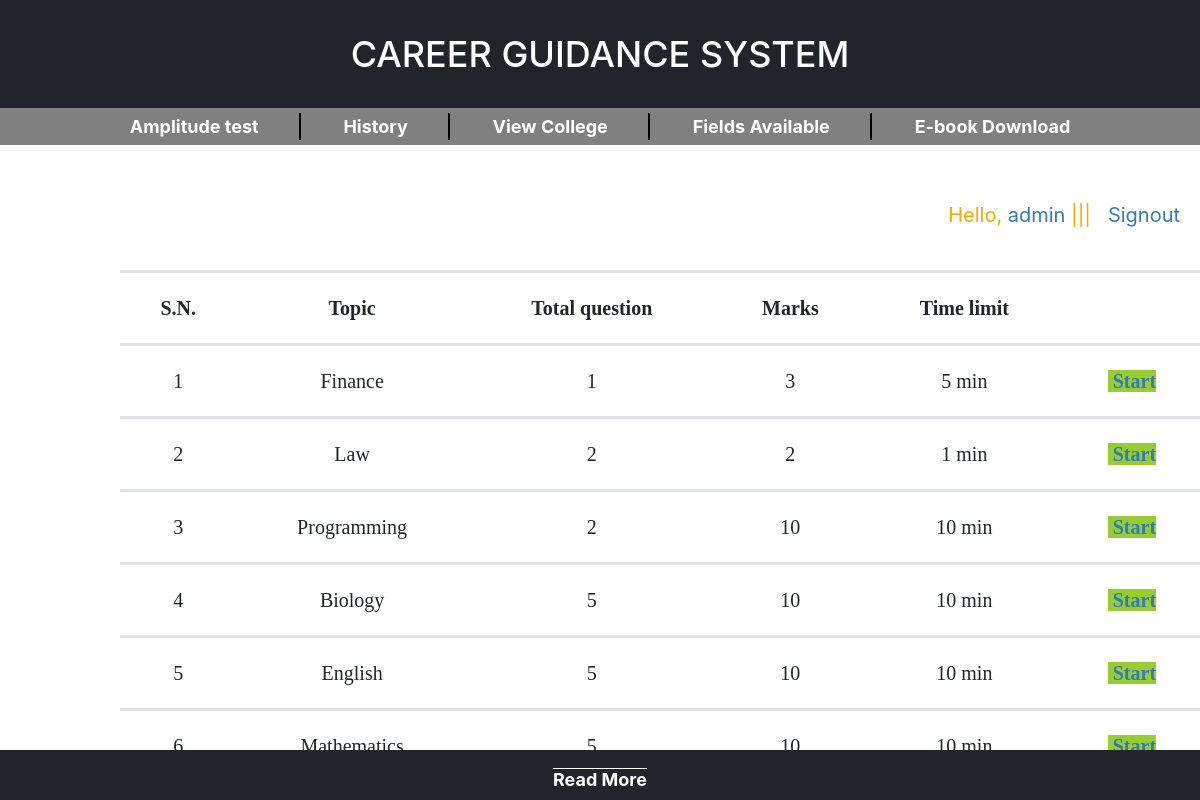
Screenshot of /test.php?q=1 (signed in) with the database file from the repository.
### tables this page shows
CREATE TABLE `quiz` (
  `eid` text NOT NULL,
  `title` varchar(100) NOT NULL,
  `sahi` int(11) NOT NULL,
  `wrong` int(11) NOT NULL,
  `total` int(11) NOT NULL,
  `time` bigint(20) NOT NULL,
  `intro` text NOT NULL,
  `tag` varchar(100) NOT NULL,
  `date` timestamp NOT NULL DEFAULT current_timestamp() ON UPDATE current_timestamp()
);

### test.php (the view, shortened to what this page needs)
<!DOCTYPE html>
<html>
<head>
  <link rel="stylesheet" type="text/css" href="css/form.css">
  <link  rel="stylesheet" href="css/bootstrap.min.css"/>
  <link rel="stylesheet" type="text/css" href="css/style.css">
  <link rel="stylesheet" type="text/css" href="css/heading.css">
  <link rel="stylesheet" type="text/css" href="css/footer.css">
  <link rel="stylesheet" type="text/css" href="css/button.css">
  <link rel="stylesheet" type="text/css" href="css/sidebar.css">
  <link rel="stylesheet" type="text/css" href="css/table.css">
  <link rel="stylesheet" type="text/css" href="css/ulli.css">
</head>
<body style="background-image: none;">
        <h1>CAREER GUIDANCE SYSTEM</h1>
  <ul>
        <li><a href="test.php?q=1" >Amplitude test</a></li>
        <li><a href="test.php?q=2">History</a></li>
        <li><a href="">View College</a></li>
        <li><a href="">Fields Available</a></li>
        <li><a href="download.php">E-book Download</a></li>
  </ul>
<?php
  if(!(isset($_SESSION['username']))){
header("location:login.php");
}
else
{
$username=$_SESSION['username'];
}?>
<?php if(@$_GET['q']==1) {
include_once 'config.php';
echo '<span style="float:right;margin:10em;margin-bottom:2em; margin-right:1em;color:orange;
text-decoration:none;font-size:20px;position:abolute;">
&nbsp;Hello,
<a href="#" style="text-decoration:none;">'.$username.'</a>&nbsp;|||&nbsp;
<a href="user/logout.php?q=test.php" style="text-decoration:none;">&nbsp;Signout</a>
</span>';
$result = mysqli_query($db,"SELECT * FROM quiz ORDER BY date DESC") or die('Error');
echo  '
<table>
<tr>
<td><b>S.N.</b></td>
<td><b>Topic</b></td>
<td><b>Total question</b></td>
<td><b>Marks</b></td>
<td><b>Time limit</b></td>
<td></td>
</tr>';
$c=1;
while($row = mysqli_fetch_array($result)) {
  $title = $row['title'];
  $total = $row['total'];
  $sahi = $row['sahi'];
  $time = $row['time'];
  $eid = $row['eid'];
$q12=mysqli_query($db,"SELECT score FROM history WHERE eid='$eid' AND username='$username'" )or die('Error98');
$rowcount=mysqli_num_rows($q12);
if($rowcount == 0){
  echo '<tr>
  <td>'.$c++.'</td>
  <td>'.$title.'</td>
  <td>'.$total.'</td>
  <td>'.$sahi*$total.'</td>
  <td>'.$time.'&nbsp;min</td>
  <td><b><a href="test.php?q=quiz&step=2&eid='.$eid.'&n=1&t='.$total.'"style="margin:0px;background:#99cc32;text-decoration:none;">&nbsp;<span class="title1"><b>Start</b></span></a></b></td>
  </tr>';
}
}
echo '</table></div></div>';
}?>
<footer>
<a href="#" target="" data-toggle="modal" data-target="#home">Read More</a>
</footer>
</body>
</html>

### css/style.css (style rules this page uses)
body { margin: 0; font-family: -apple-system, BlinkMacSystemFont, "Segoe UI", Roboto, "Helvetica Neue", Arial, "Noto Sans", sans-serif, "Apple Color Emoji", "Segoe UI Emoji", "Segoe UI Symbol", "Noto Color Emoji"; font-size: 1rem; font-weight: 400; line-height: 1.5; color: #212529; text-align: left; background-color: #fff; background-image: url("../images/bgpic3.jpg"); background-size: cover; background-repeat: no-repeat; }

### css/heading.css (style rules this page uses)
h1 { text-align: center; color: #fff; background-color: #212529; margin: auto; line-height: 3em; position: fixed; width: 100%; margin: 0; top: 0; left: 0; z-index: 1; }

### css/footer.css (style rules this page uses)
footer { list-style: none; background-color: #212529; text-align: center; padding:16px; width: 100%; left: 0; position: fixed; bottom: 0; height: 5em; }
footer a { display: inline-block; padding: 6em; padding-top: 0; font-size: 18px; text-decoration: overline; color: #fff; font-weight: bold; }
footer a:last-child { border-right: none; }

### css/table.css (style rules this page uses)
table { border-collapse: collapse; padding: 2em; width: 90%; text-align: center; font-family: all; font-size: 2em; margin-top: 3em; margin-right: 0%; margin-left: 10%; }
th,td { padding: 1em; vertical-align: top; border-top: 3px solid #dee2e6; text-align: center; }
tr,td:hover { color: inherit; }

### css/ulli.css (style rules this page uses)
ul { list-style: none; background-color: gray; text-align: center; margin: 0px auto; padding:5px; position: fixed; top: 0; left: 0; right: 0; width: 100%; }
ul li { margin-top: 6em; display: inline-block; border-right: 2px solid black; font-size: 18px; }
ul li:last-child { border-right: none; }
ul li a { list-style: none; text-decoration: none; padding: 20px 40px; font-weight: bold; color: #fff; }

### rows the page displays
quiz: title "Finance", total "1", $sahi*$total "3", time "5"
quiz: title "Law", total "2", $sahi*$total "2", time "1"
quiz: title "Programming", total "2", $sahi*$total "10", time "10"
quiz: title "Biology", total "5", $sahi*$total "10", time "10"
quiz: title "English", total "5", $sahi*$total "10", time "10"
quiz: title "Mathematics", total "5", $sahi*$total "10", time "10"

### other values shown
$username "admin"
